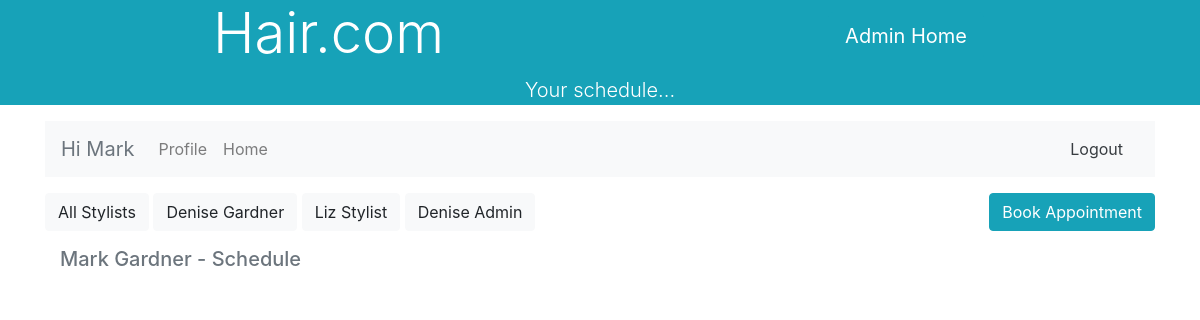
The page /viewAppointments.php (signed in) on the database its author committed.
### tables this page shows
CREATE TABLE `tblusers` (
  `UserID` int(11) NOT NULL,
  `Firstname` varchar(50) NOT NULL,
  `Surname` varchar(50) NOT NULL,
  `Username` varchar(50) NOT NULL,
  `Password` char(255) NOT NULL,
  `phonenumber` varchar(11) DEFAULT NULL,
  `address1` varchar(50) DEFAULT '''NULL''',
  `address2` varchar(50) DEFAULT '''NULL''',
  `postcode` varchar(8) DEFAULT '''NULL''',
  `DateRegistered` datetime NOT NULL DEFAULT current_timestamp(),
  `UserType` int(1) NOT NULL,
  `hairAnalysis` tinyint(1) NOT NULL
);

### viewAppointments.php (the view, shortened to what this page needs)
<?php
include 'myFunctions.php';
?>
<!DOCTYPE html>
<html>
<head>
    <head>
        <link rel="stylesheet" type="text/css" href="css/jquery.dataTables.min.css"/>
        <link rel="stylesheet" type="text/css" href="css/buttons.dataTables.min.css"/>
        <link href="bootstrap-4.0.0-dist\css\bootstrap.min.css" rel="stylesheet"/>
        <link rel="stylesheet" href="https://cdnjs.cloudflare.com/ajax/libs/fullcalendar/3.4.0/fullcalendar.css"/>
    </head>
<body>
<div class="float-right sticky-top"
     style="padding:1% 18%"><?php Button('Admin Home', 'hair.com_stylistAdmin_home.php') ?></div>
<div class="container text-muted">
    <div class="btn-group-toggle">
        <?php
        $query = "SELECT UserID, Firstname, Surname FROM tblusers where UserType != 1";
        $result = mysqli_query($db, $query);
        ?>
        <button class="btn btn-light" onclick="location.href='redirect.php?custID=0';">All Stylists</button>
        <?php
        if ($result->num_rows > 0) {
        foreach ($result
        as $row) {
        $user = $row['UserID'];
        ?>
        <button class="btn btn-light"
                onclick="location.href='redirect.php?custID=<?php echo $user ?>';"><?php echo $row['Firstname']
                . " " . $row['Surname']; ?></button>
        <tr style="cursor: pointer;" onclick="location.href='appBookForm.php?custID=<?php echo $id ?>';">
            <?php
            }
            }
            ?>
            <form class="float-right " method="get" action="bookApp.php">
                <button class="btn btn-info">Book Appointment</button>
            </form>
    </div>
    <div class="container float-left">
        <h5><?php if (isset($_SESSION['schedule']['stylist'])) {
                if ($_SESSION['schedule']['stylist'] == 0) {
                    echo "All Stylists ";
                } else {
                    $user = $_SESSION['schedule']['stylist'];
                    $query2 = "SELECT * FROM tblusers where UserID = $user";
                    $result2 = mysqli_query($db, $query2);
                    $row = $result2->fetch_assoc();
                    echo $row['Firstname'] . " " . $row['Surname'] . " - ";
                }
            } elseif (!isset($_SESSION['schedule']['stylist'])) {
                echo $_SESSION['user']['firstname'] . " " . $_SESSION['user']['surname'] . " - ";
                ?>
                <?php
            }
            ?>Schedule</h5>
    </div>
</div>
</body>
</html>

### rows shown on the page
tblusers: Firstname "Denise", Surname "Gardner"
tblusers: Firstname "Liz", Surname "Stylist"
tblusers: Firstname "Denise", Surname "Admin"

### other values the page prints
$string "Admin Home"
$text "Hair.com"
$text2 "Your schedule..."
$_SESSION['user']['firstname'] "Mark"
$_SESSION['user']['surname'] "Gardner"
